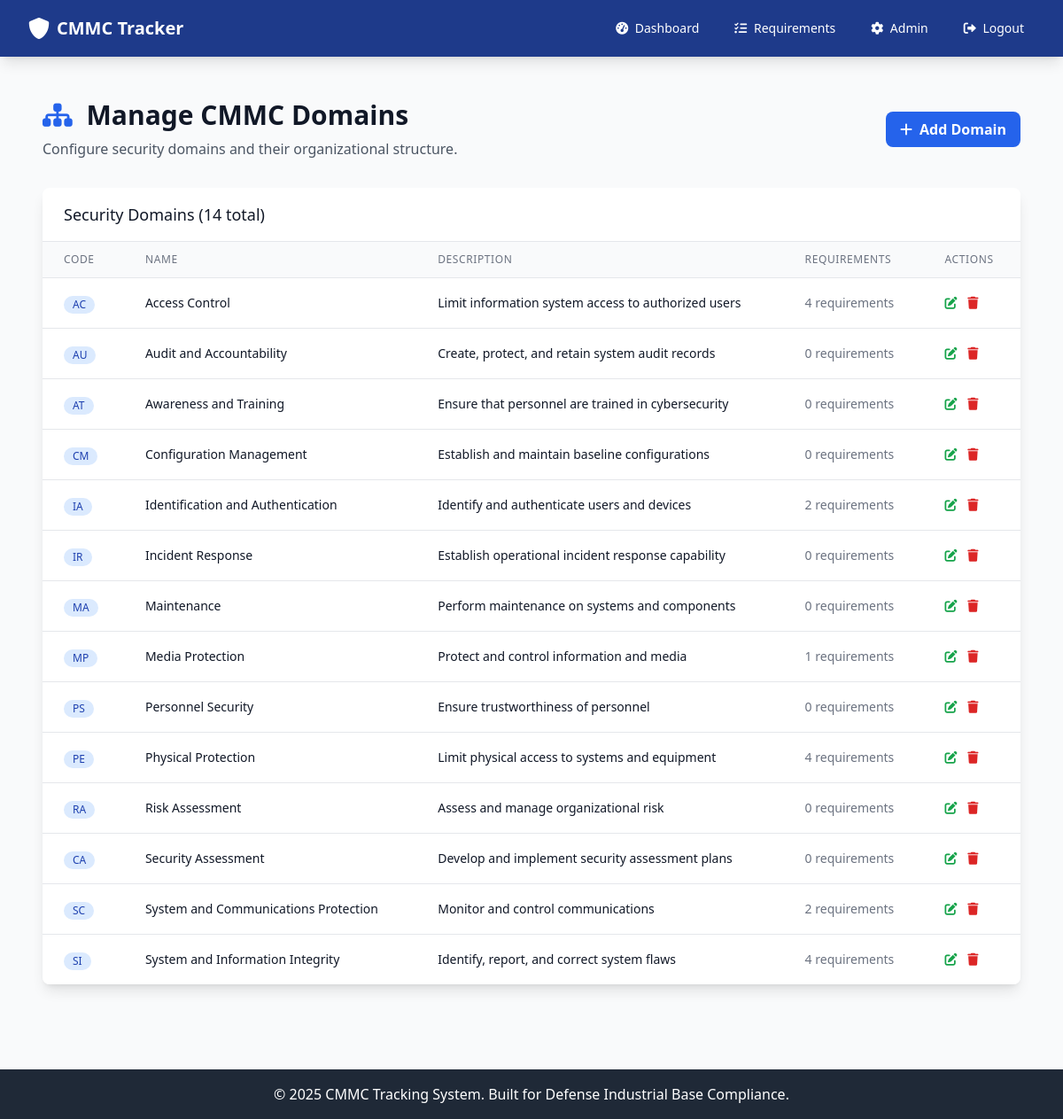
/admin/domains (signed in), run on the app's committed database.
### app.py (models this page shows)
class CMMCDomain(db.Model):
    __tablename__ = 'cmmc_domain'
    id = db.Column(db.Integer, primary_key=True)
    code = db.Column(db.String(10), unique=True, nullable=False)
    name = db.Column(db.String(100), nullable=False)
    description = db.Column(db.Text)
    created_at = db.Column(db.DateTime, default=datetime.utcnow)

### app.py (the view)
@app.route('/admin/domains')
@admin_required
def admin_domains():
    domains = CMMCDomain.query.all()
    return render_template('admin/domains.html', domains=domains)

### app.py (called while the page is built, shortened)
def admin_required(f):
    @wraps(f)
    def decorated_function(*args, **kwargs):
        if 'user_id' not in session:
            flash('Please log in to access this page.', 'warning')
            return redirect(url_for('login'))
        user = User.query.get(session['user_id'])
        if not user or user.role != 'admin':
            flash('Admin access required.', 'error')
            return redirect(url_for('dashboard'))
        return f(*args, **kwargs)
    return decorated_function

@app.before_request
def enforce_device_and_user_authorization():
    open_endpoints = {
        'index', 'login', 'register', 'logout', 'static', 'device_pending'
    }
    if request.endpoint in open_endpoints:
        return None
    if 'user_id' not in session:
        return None
    user = User.query.get(session['user_id'])
    if not user:
        session.clear()
        return redirect(url_for('login'))
    if not user.is_authorized:
        flash('Your account is awaiting authorization by an administrator.', 'warning')
        return redirect(url_for('index'))
    if user.role == 'admin':
        return None

### templates/admin/domains.html (shortened to what this page needs)
{% extends "base.html" %}
{% block content %}
<div class="px-4 py-6">
    <div class="flex justify-between items-center mb-8">
        <div>
            <h1 class="text-3xl font-bold text-gray-900 mb-2">
                <i class="fas fa-sitemap text-blue-600 mr-2"></i>
                Manage CMMC Domains
            </h1>
            <p class="text-gray-600">Configure security domains and their organizational structure.</p>
        </div>
        <a href="{{ url_for('admin_add_domain') }}" class="bg-blue-600 hover:bg-blue-700 text-white font-bold py-2 px-4 rounded-lg transition duration-200">
            <i class="fas fa-plus mr-2"></i>Add Domain
        </a>
    </div>
    <div class="bg-white shadow-lg rounded-lg overflow-hidden">
        <div class="px-6 py-4 border-b border-gray-200">
            <h3 class="text-lg font-medium text-gray-900">Security Domains ({{ domains|length }} total)</h3>
        </div>
        {% if domains %}
        <div class="overflow-x-auto">
            <table class="min-w-full divide-y divide-gray-200">
                <thead class="bg-gray-50">
                    <tr>
                        <th class="px-6 py-3 text-left text-xs font-medium text-gray-500 uppercase tracking-wider">Code</th>
                        <th class="px-6 py-3 text-left text-xs font-medium text-gray-500 uppercase tracking-wider">Name</th>
                        <th class="px-6 py-3 text-left text-xs font-medium text-gray-500 uppercase tracking-wider">Description</th>
                        <th class="px-6 py-3 text-left text-xs font-medium text-gray-500 uppercase tracking-wider">Requirements</th>
                        <th class="px-6 py-3 text-left text-xs font-medium text-gray-500 uppercase tracking-wider">Actions</th>
                    </tr>
                </thead>
                <tbody class="bg-white divide-y divide-gray-200">
                    {% for domain in domains %}
                    <tr class="hover:bg-gray-50">
                        <td class="px-6 py-4 whitespace-nowrap">
                            <span class="inline-flex items-center px-2.5 py-0.5 rounded-full text-xs font-medium bg-blue-100 text-blue-800">
                                {{ domain.code }}
                            </span>
                        </td>
                        <td class="px-6 py-4 whitespace-nowrap">
                            <div class="text-sm font-medium text-gray-900">{{ domain.name }}</div>
                        </td>
                        <td class="px-6 py-4">
                            <div class="text-sm text-gray-900">{{ domain.description or 'No description provided' }}</div>
                        </td>
                        <td class="px-6 py-4 whitespace-nowrap text-sm text-gray-500">
                            {{ domain.requirements|length }} requirements
                        </td>
                        <td class="px-6 py-4 whitespace-nowrap text-sm font-medium space-x-2">
                            <button onclick="editDomain({{ domain.id }})" class="text-green-600 hover:text-green-900">
                                <i class="fas fa-edit"></i>
                            </button>
                            <button onclick="deleteDomain({{ domain.id }}, '{{ domain.code }}')" class="text-red-600 hover:text-red-900">
                                <i class="fas fa-trash"></i>
                            </button>
                        </td>
                    </tr>
                    {% endfor %}
                </tbody>
            </table>
        </div>
        {% endif %}
    </div>
</div>
{% endblock %}

### data on the page
CMMCDomain: code "AC", name "Access Control", description "Limit information system access to authorized users", requirements|length "4"
CMMCDomain: code "AU", name "Audit and Accountability", description "Create, protect, and retain system audit records", requirements|length "0"
CMMCDomain: code "AT", name "Awareness and Training", description "Ensure that personnel are trained in cybersecurity", requirements|length "0"
CMMCDomain: code "CM", name "Configuration Management", description "Establish and maintain baseline configurations", requirements|length "0"
CMMCDomain: code "IA", name "Identification and Authentication", description "Identify and authenticate users and devices", requirements|length "2"
CMMCDomain: code "IR", name "Incident Response", description "Establish operational incident response capability", requirements|length "0"
CMMCDomain: code "MA", name "Maintenance", description "Perform maintenance on systems and components", requirements|length "0"
CMMCDomain: code "MP", name "Media Protection", description "Protect and control information and media", requirements|length "1"
CMMCDomain: code "PS", name "Personnel Security", description "Ensure trustworthiness of personnel", requirements|length "0"
CMMCDomain: code "PE", name "Physical Protection", description "Limit physical access to systems and equipment", requirements|length "4"
CMMCDomain: code "RA", name "Risk Assessment", description "Assess and manage organizational risk", requirements|length "0"
CMMCDomain: code "CA", name "Security Assessment", description "Develop and implement security assessment plans", requirements|length "0"
CMMCDomain: code "SC", name "System and Communications Protection", description "Monitor and control communications", requirements|length "2"
CMMCDomain: code "SI", name "System and Information Integrity", description "Identify, report, and correct system flaws", requirements|length "4"

### other printed values
{{ domains|length }} "14"
